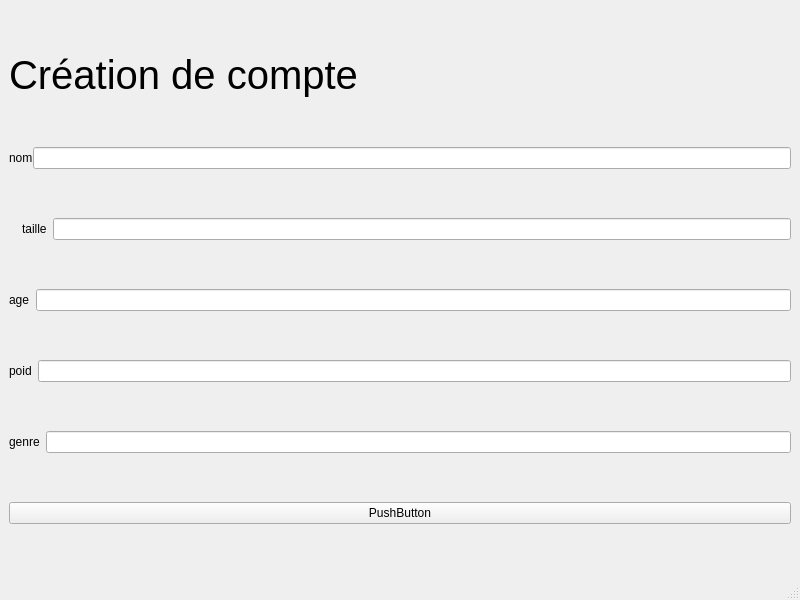
<?xml version="1.0" encoding="UTF-8"?>
<ui version="4.0">
 <class>MainWindow</class>
 <widget class="QMainWindow" name="MainWindow">
  <property name="geometry">
   <rect>
    <x>0</x>
    <y>0</y>
    <width>800</width>
    <height>600</height>
   </rect>
  </property>
  <property name="windowTitle">
   <string>MainWindow</string>
  </property>
  <widget class="QWidget" name="centralwidget">
   <layout class="QVBoxLayout" name="verticalLayout">
    <item>
     <widget class="QLabel" name="label">
      <property name="sizePolicy">
       <sizepolicy hsizetype="Preferred" vsizetype="Fixed">
        <horstretch>0</horstretch>
        <verstretch>0</verstretch>
       </sizepolicy>
      </property>
      <property name="font">
       <font>
        <pointsize>30</pointsize>
       </font>
      </property>
      <property name="text">
       <string>Création de compte</string>
      </property>
     </widget>
    </item>
    <item>
     <layout class="QHBoxLayout" name="horizontalLayout">
      <property name="spacing">
       <number>0</number>
      </property>
      <item>
       <widget class="QLabel" name="label_2">
        <property name="text">
         <string>nom</string>
        </property>
       </widget>
      </item>
      <item>
       <widget class="QLineEdit" name="nom"/>
      </item>
     </layout>
    </item>
    <item>
     <layout class="QHBoxLayout" name="horizontalLayout_2">
      <item>
       <widget class="QLabel" name="label_3">
        <property name="text">
         <string/>
        </property>
       </widget>
      </item>
      <item>
       <widget class="QLabel" name="label_7">
        <property name="text">
         <string>taille</string>
        </property>
       </widget>
      </item>
      <item>
       <widget class="QLineEdit" name="taille"/>
      </item>
     </layout>
    </item>
    <item>
     <layout class="QVBoxLayout" name="verticalLayout_2">
      <item>
       <layout class="QHBoxLayout" name="horizontalLayout_3">
        <item>
         <widget class="QLabel" name="label_4">
          <property name="text">
           <string>age</string>
          </property>
         </widget>
        </item>
        <item>
         <widget class="QLineEdit" name="age"/>
        </item>
       </layout>
      </item>
     </layout>
    </item>
    <item>
     <layout class="QHBoxLayout" name="horizontalLayout_4">
      <item>
       <widget class="QLabel" name="label_5">
        <property name="text">
         <string>poid</string>
        </property>
       </widget>
      </item>
      <item>
       <widget class="QLineEdit" name="poid"/>
      </item>
     </layout>
    </item>
    <item>
     <layout class="QHBoxLayout" name="horizontalLayout_5">
      <item>
       <widget class="QLabel" name="label_6">
        <property name="text">
         <string>genre</string>
        </property>
       </widget>
      </item>
      <item>
       <widget class="QLineEdit" name="genre"/>
      </item>
     </layout>
    </item>
    <item>
     <widget class="QPushButton" name="pushButton">
      <property name="text">
       <string>PushButton</string>
      </property>
     </widget>
    </item>
   </layout>
  </widget>
  <widget class="QMenuBar" name="menubar">
   <property name="geometry">
    <rect>
     <x>0</x>
     <y>0</y>
     <width>800</width>
     <height>33</height>
    </rect>
   </property>
  </widget>
  <widget class="QStatusBar" name="statusbar"/>
 </widget>
 <resources/>
 <connections/>
</ui>
